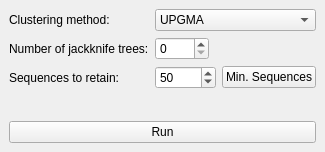
<?xml version="1.0" encoding="UTF-8"?>
<ui version="4.0">
 <class>ClusterTreeAnalysisDlg</class>
 <widget class="QDockWidget" name="ClusterTreeAnalysisDlg">
  <property name="geometry">
   <rect>
    <x>0</x>
    <y>0</y>
    <width>303</width>
    <height>152</height>
   </rect>
  </property>
  <property name="sizePolicy">
   <sizepolicy hsizetype="Preferred" vsizetype="Minimum">
    <horstretch>0</horstretch>
    <verstretch>0</verstretch>
   </sizepolicy>
  </property>
  <property name="floating">
   <bool>false</bool>
  </property>
  <property name="allowedAreas">
   <set>Qt::LeftDockWidgetArea|Qt::RightDockWidgetArea</set>
  </property>
  <property name="windowTitle">
   <string>Cluster tree analysis</string>
  </property>
  <widget class="QWidget" name="dockWidgetContents">
   <layout class="QVBoxLayout" name="verticalLayout_2">
    <item>
     <layout class="QVBoxLayout" name="verticalLayout">
      <item>
       <layout class="QFormLayout" name="formLayout">
        <property name="fieldGrowthPolicy">
         <enum>QFormLayout::AllNonFixedFieldsGrow</enum>
        </property>
        <item row="0" column="0">
         <widget class="QLabel" name="lblClusterSplits_2">
          <property name="text">
           <string>Clustering method:</string>
          </property>
         </widget>
        </item>
        <item row="0" column="1">
         <widget class="QComboBox" name="cboClusteringMethod">
          <property name="currentIndex">
           <number>3</number>
          </property>
          <item>
           <property name="text">
            <string>Complete linkage</string>
           </property>
          </item>
          <item>
           <property name="text">
            <string>Neighbour joining</string>
           </property>
          </item>
          <item>
           <property name="text">
            <string>Single linkage</string>
           </property>
          </item>
          <item>
           <property name="text">
            <string>UPGMA</string>
           </property>
          </item>
         </widget>
        </item>
        <item row="1" column="0">
         <widget class="QLabel" name="lblClusterIterations">
          <property name="text">
           <string>Number of jackknife trees:</string>
          </property>
         </widget>
        </item>
        <item row="1" column="1">
         <layout class="QHBoxLayout" name="horizontalLayout_2">
          <item>
           <widget class="QSpinBox" name="spinJackknifeIterations">
            <property name="maximum">
             <number>1000</number>
            </property>
            <property name="singleStep">
             <number>1</number>
            </property>
            <property name="value">
             <number>0</number>
            </property>
           </widget>
          </item>
          <item>
           <spacer name="horizontalSpacer">
            <property name="orientation">
             <enum>Qt::Horizontal</enum>
            </property>
            <property name="sizeHint" stdset="0">
             <size>
              <width>40</width>
              <height>20</height>
             </size>
            </property>
           </spacer>
          </item>
         </layout>
        </item>
        <item row="2" column="0">
         <widget class="QLabel" name="lblClusterSeqToRetain">
          <property name="text">
           <string>Sequences to retain:</string>
          </property>
         </widget>
        </item>
        <item row="2" column="1">
         <layout class="QHBoxLayout" name="horizontalLayout">
          <item>
           <widget class="QSpinBox" name="spinSeqToRetain">
            <property name="minimum">
             <number>1</number>
            </property>
            <property name="maximum">
             <number>10000</number>
            </property>
            <property name="value">
             <number>50</number>
            </property>
           </widget>
          </item>
          <item>
           <widget class="QPushButton" name="btnMinSeq">
            <property name="text">
             <string>Min. Sequences</string>
            </property>
           </widget>
          </item>
          <item>
           <spacer name="horizontalSpacer_2">
            <property name="orientation">
             <enum>Qt::Horizontal</enum>
            </property>
            <property name="sizeHint" stdset="0">
             <size>
              <width>40</width>
              <height>20</height>
             </size>
            </property>
           </spacer>
          </item>
         </layout>
        </item>
       </layout>
      </item>
      <item>
       <widget class="QPushButton" name="btnRun">
        <property name="text">
         <string>Run</string>
        </property>
       </widget>
      </item>
     </layout>
    </item>
   </layout>
  </widget>
 </widget>
 <resources/>
 <connections/>
</ui>
